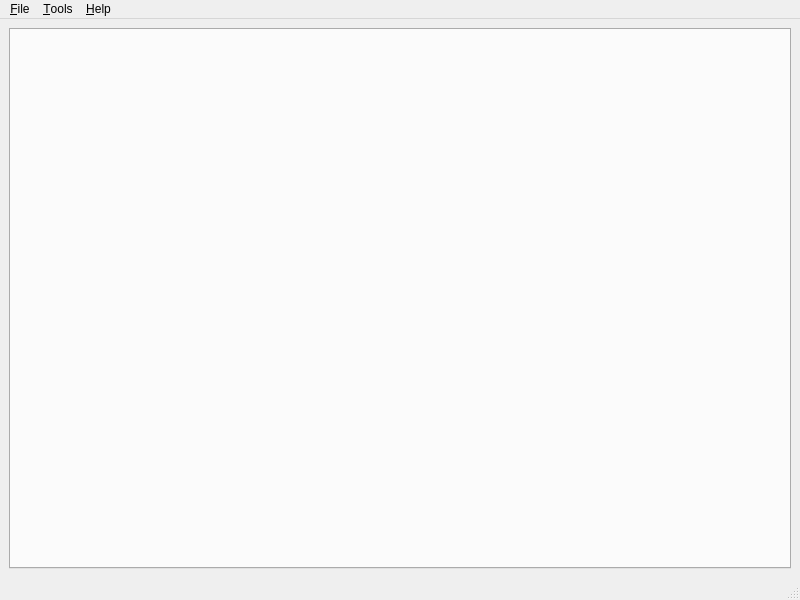
<?xml version="1.0" encoding="UTF-8"?>
<ui version="4.0">
 <class>main</class>
 <widget class="QMainWindow" name="main">
  <property name="geometry">
   <rect>
    <x>0</x>
    <y>0</y>
    <width>800</width>
    <height>600</height>
   </rect>
  </property>
  <property name="windowTitle">
   <string>QtFeet</string>
  </property>
  <widget class="QWidget" name="centralwidget">
   <layout class="QGridLayout" name="gridLayout">
    <item row="0" column="0">
     <widget class="QTabWidget" name="tab_bar">
     </widget>
    </item>
   </layout>
  </widget>
  <widget class="QMenuBar" name="menubar">
   <property name="geometry">
    <rect>
     <x>0</x>
     <y>0</y>
     <width>800</width>
     <height>25</height>
    </rect>
   </property>
   <widget class="QMenu" name="menu_file">
    <property name="title">
     <string>&amp;File</string>
    </property>
    <addaction name="action_quit"/>
   </widget>
   <widget class="QMenu" name="menu_tools">
    <property name="title">
     <string>&amp;Tools</string>
    </property>
    <addaction name="action_settings"/>
    <addaction name="action_add_ons"/>
   </widget>
   <widget class="QMenu" name="menu_help">
    <property name="title">
     <string>&amp;Help</string>
    </property>
    <addaction name="action_about"/>
    <addaction name="action_about_qt"/>
   </widget>
   <addaction name="menu_file"/>
   <addaction name="menu_tools"/>
   <addaction name="menu_help"/>
  </widget>
  <widget class="QStatusBar" name="statusbar"/>
  <action name="action_quit">
   <property name="text">
    <string>&amp;Quit</string>
   </property>
  </action>
  <action name="action_about">
   <property name="text">
    <string>&amp;About QtFeet</string>
   </property>
  </action>
  <action name="action_about_qt">
   <property name="text">
    <string>About &amp;Qt</string>
   </property>
  </action>
  <action name="action_settings">
   <property name="text">
    <string>Preferences</string>
   </property>
  </action>
  <action name="action_add_ons">
   <property name="text">
    <string>Add-ons</string>
   </property>
  </action>
 </widget>
 <resources/>
 <connections/>
</ui>
